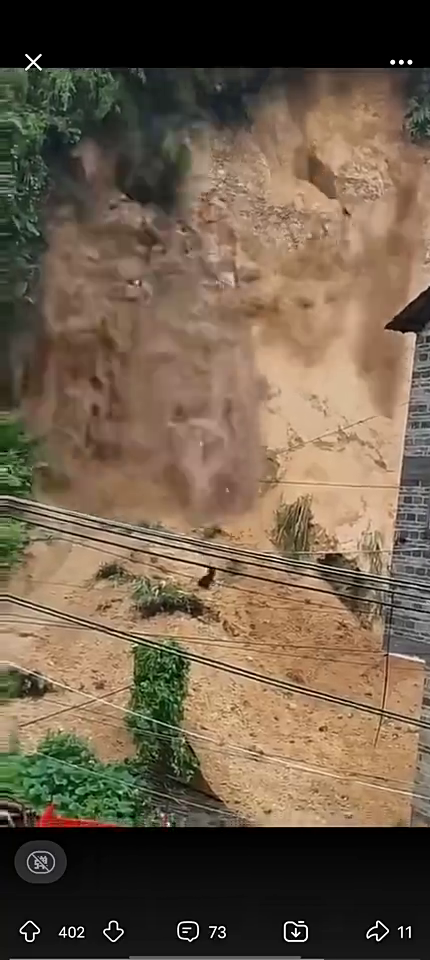
#> input picture frame 37 of MOT/detect-datasets/landslide.mp4, 430 x 960 px, given in place of test.mp4, which was not available
$ python video_transform.py
#> lines starting #> are read from the running program, lines starting #| are printed output that depends on the picture
# -*- coding: utf-8 -*-
# @Author : CatfishW🚀
# @Time : 2023/5/1
#把视频转换为裁剪好的avi格式
import cv2
video = 'tests/test.mp4'#视频地址
cap = cv2.VideoCapture(video)
video_writer = cv2.VideoWriter('test_4_1.avi', cv2.VideoWriter_fourcc(*'XVID'), 30, (640, 480))#转换格式
while cap.isOpened():
    ret, frame = cap.read()
#> frame is the input picture: shape (960, 430, 3); mean B, G, R 74.1, 93.4, 110.3
    if ret:
        frame = cv2.resize(frame, (640, 480))
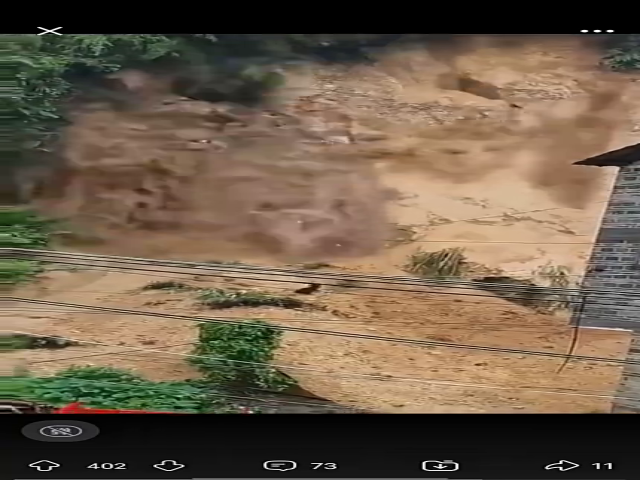
#> frame: shape (480, 640, 3); mean B, G, R 74.1, 93.3, 110.3
        video_writer.write(frame)
        if cv2.waitKey(1) & 0xFF == ord('q'):
#> (key q is pressed here)
            break
    else:
        video_writer.release()
        break

$ run again, starting later in the video
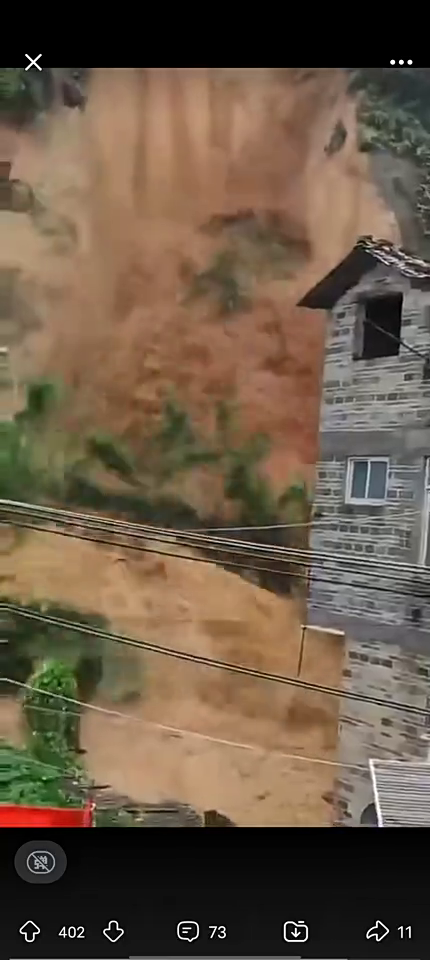
#> input picture frame 167 of MOT/detect-datasets/landslide.mp4, 430 x 960 px, given in place of test.mp4, which was not available
#> frame is the input picture: shape (960, 430, 3); mean B, G, R 70.1, 88.1, 105.3
#> `frame = cv2.resize(frame, (640, 480))`:
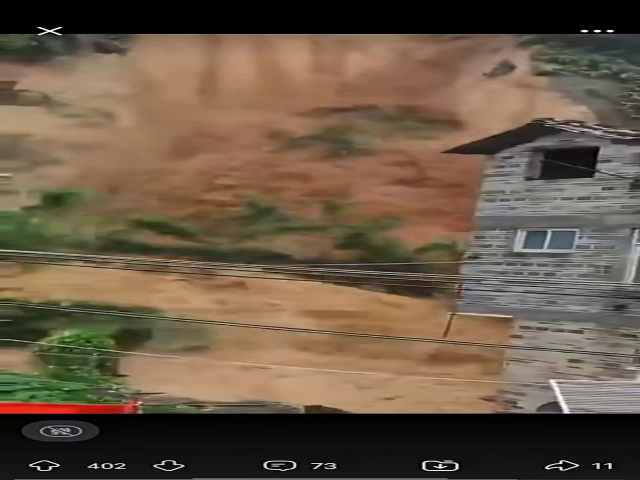
#> frame: shape (480, 640, 3); mean B, G, R 70.1, 88.1, 105.3

$ run again, starting later in the video
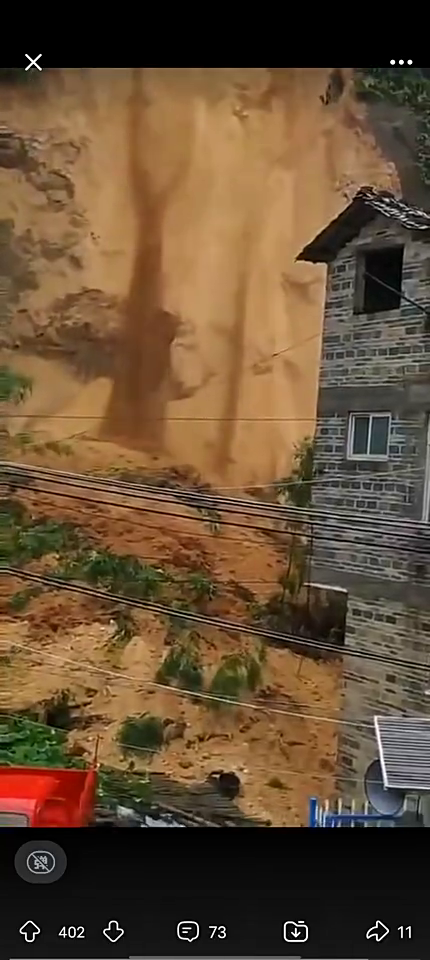
#> input picture frame 297 of MOT/detect-datasets/landslide.mp4, 430 x 960 px, given in place of test.mp4, which was not available
#> frame is the input picture: shape (960, 430, 3); mean B, G, R 53, 77.5, 100.9
#> `frame = cv2.resize(frame, (640, 480))`:
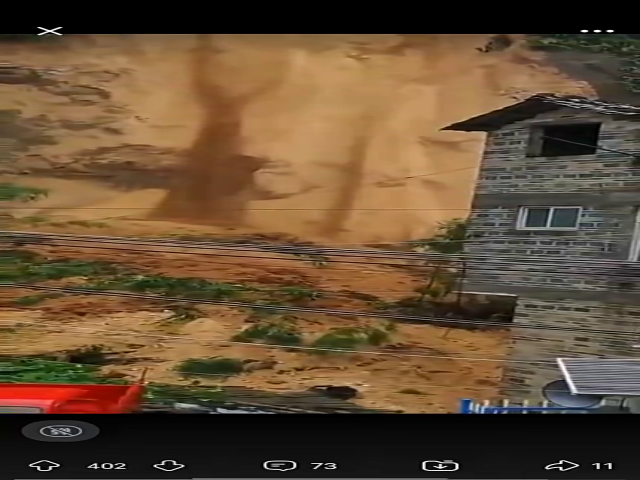
#> frame: shape (480, 640, 3); mean B, G, R 53, 77.5, 100.9
